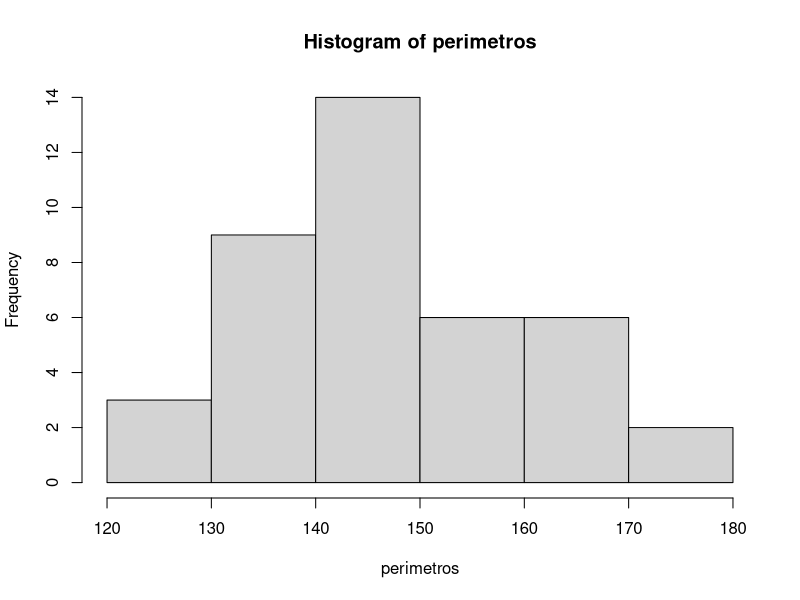
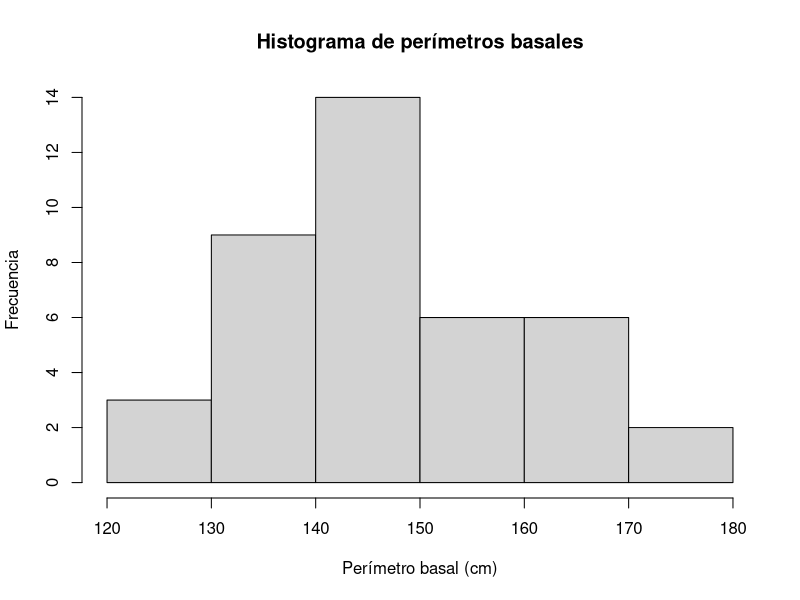

The R source for these figures, in order:
## ---- chunk 1
perimetros <- c(
  138, 164, 150, 132, 144, 125, 149, 157, 146, 158,
  140, 147, 136, 148, 152, 144, 168, 128, 138, 176,
  163, 121, 154, 165, 146, 173, 142, 147, 135, 153,
  140, 135, 161, 145, 135, 161, 145, 142, 150, 156
)
## ---- chunk 2
# Media 
mean(perimetros)
## ---- chunk 3
# mediana 
median(perimetros)

## ---- chunk 4

# Moda
tabla <- table(perimetros)
tabla
names(tabla)[tabla == max(tabla)]

## ---- chunk 5
hist(perimetros)

# Histograma con títulos
hist(
  perimetros,
  main = "Histograma de perímetros basales",
  xlab = "Perímetro basal (cm)",
  ylab = "Frecuencia"
)
## ---- chunk 6
# TABLA DE FRECUENCIAS AGRUPADAS

intervalos <- seq(120, 180, by = 10)

# Tabla de frecuencias agrupadas
tabla_agrupada <- table(cut(perimetros, breaks = intervalos))
# Marcas de clase
marcas_clase <- (head(intervalos, -1) + tail(intervalos, -1)) / 2


tabla_df <- data.frame(
  Intervalo = names(tabla_agrupada),
  Marca_clase = marcas_clase,
  Frecuencia = as.numeric(tabla_agrupada)
)

tabla_df

tabla_df
## ---- chunk 7
media_agrupada <- sum(
  tabla_df$Marca_clase * tabla_df$Frecuencia
) / sum(tabla_df$Frecuencia)

media_agrupada

## ---- chunk 8
# Frecuencia acumulada
tabla_df$Frecuencia_acum <- cumsum(tabla_df$Frecuencia)

tabla_df
## ---- chunk 9
# Número total de datos
n <- sum(tabla_df$Frecuencia)

# Posición de la mediana
n/2
## ---- chunk 10
# Datos de la clase mediana
Li <- 140          #  límite inferior
F_anterior <- 10   # frecuencia acumulada anterior
fm <- 14           # frecuencia de la clase mediana
c <- 10            # amplitud de clase

# Mediana agrupada
Md <- Li + (((n/2) - F_anterior) / fm) * c

Md
